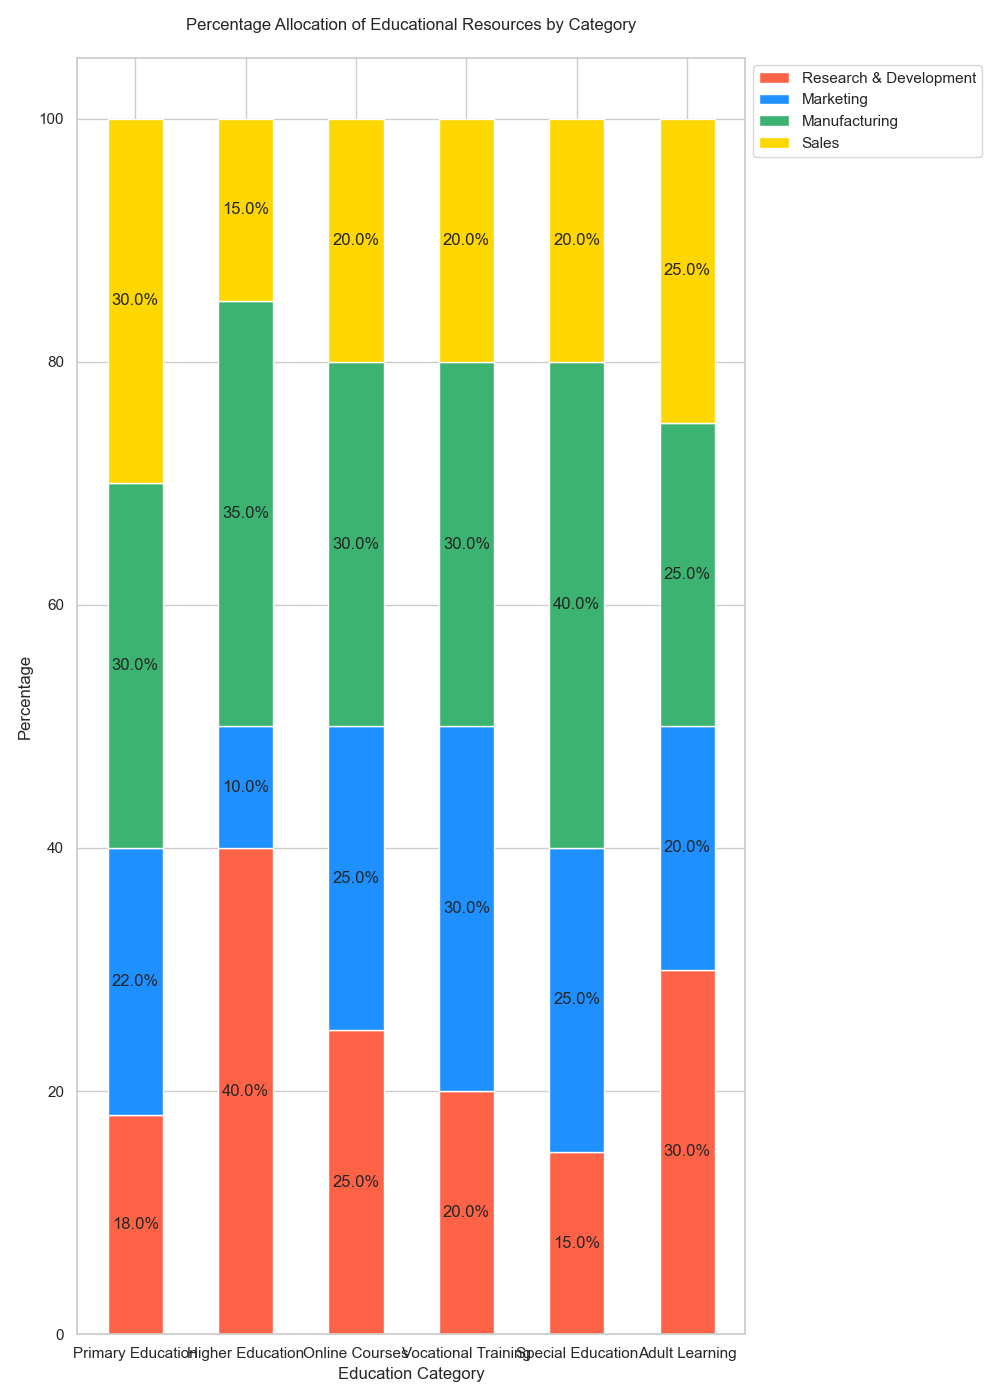

Write Python code to recreate this figure.
import matplotlib.pyplot as plt
import pandas as pd
import seaborn as sns

data = [
    {'Category': 'Primary Education', 'Research & Development': 18, 'Marketing': 22, 'Manufacturing': 30, 'Sales': 30},
    {'Category': 'Higher Education', 'Research & Development': 40, 'Marketing': 10, 'Manufacturing': 35, 'Sales': 15},
    {'Category': 'Online Courses', 'Research & Development': 25, 'Marketing': 25, 'Manufacturing': 30, 'Sales': 20},
    {'Category': 'Vocational Training', 'Research & Development': 20, 'Marketing': 30, 'Manufacturing': 30, 'Sales': 20},
    {'Category': 'Special Education', 'Research & Development': 15, 'Marketing': 25, 'Manufacturing': 40, 'Sales': 20},
    {'Category': 'Adult Learning', 'Research & Development': 30, 'Marketing': 20, 'Manufacturing': 25, 'Sales': 25}
]

df = pd.DataFrame(data)
df.set_index('Category', inplace=True)

df_percentage = df.div(df.sum(axis=1), axis=0) * 100

fig, ax = plt.subplots(figsize=(10, 14))

bar_width = 0.5
categories = df_percentage.index
colors = ['#FF6347', '#1E90FF', '#3CB371', '#FFD700']

bottom = [0] * len(df_percentage)

for i, col in enumerate(df.columns):
    ax.bar(categories, df_percentage[col], bar_width, label=col, color=colors[i], bottom=bottom)
    bottom = bottom + df_percentage[col].values

ax.set_ylabel('Percentage')
ax.set_xlabel('Education Category')
ax.set_title('Percentage Allocation of Educational Resources by Category', pad=20)
ax.legend(loc='upper left', bbox_to_anchor=(1, 1), ncol=1)

for p in ax.patches:
    width, height = p.get_width(), p.get_height()
    x, y = p.get_xy()
    if height > 0:
        ax.text(x + width / 2,
                y + height / 2,
                f"{height:.1f}%",
                ha='center',
                va='center')

plt.tight_layout()
plt.show()
